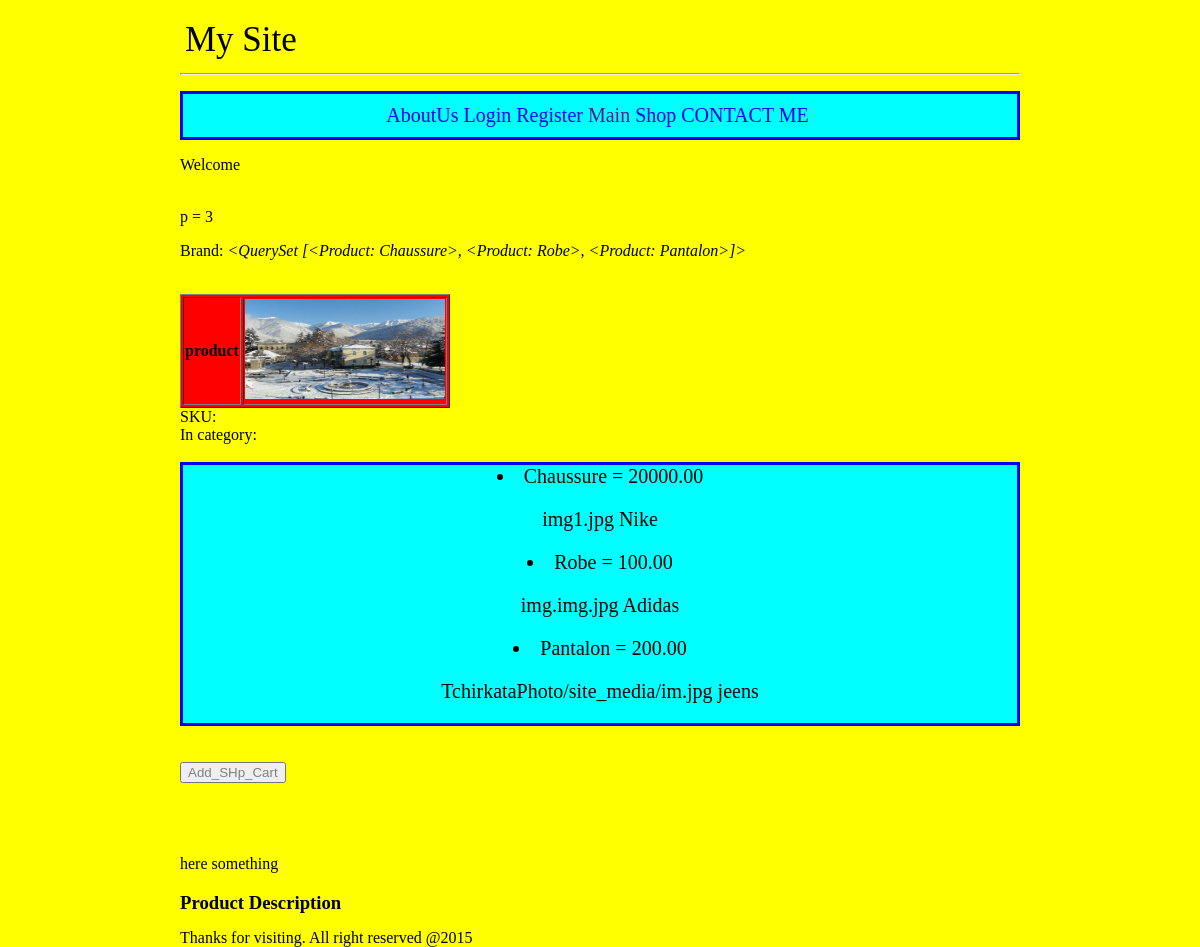
Screenshot of /shoping_page/ with the database file from the repository.
### catalogue/models.py (models this page shows, shortened)
class Product(models.Model):
    name = models.CharField(max_length=255, unique=True)
    slug = models.SlugField(max_length=255, unique = True,
                            help_text='Unique value for product page URL, created from name.')
    brand = models.CharField(max_length=50)
    sku = models.CharField(max_length=50)
    price = models.DecimalField(max_digits=9,decimal_places=2)
    old_price = models.DecimalField(max_digits=9,decimal_places=2,
                                    blank=True,default=0.00)
    image = models.CharField(max_length=50)
    is_active = models.BooleanField(default=True)
    is_bestseller = models.BooleanField(default=False)
    is_featured = models.BooleanField(default=False)
    quantity = models.IntegerField()
    description = models.TextField('Description')
    meta_keywords = models.CharField(max_length=255,
                                     help_text='Comma-delimited set of SEO keywords for meta tag')
    meta_description = models.CharField(max_length=255,
                                help_text='Content for description meta tag')
    created_at = models.DateTimeField(auto_now_add=True)
    updated_at = models.DateTimeField(auto_now=True)
    categories = models.ManyToManyField(Category)
    class Meta:
        db_table = 'products'
        ordering = ['-created_at']
    def __str__(self):
        return (self.name)

### catalogue/views.py (the view)
# urls.py: url(r'^shoping_page/', shoping),
def shoping(request):
        shoping_title ='Shoping_Page'
        pr =Product.objects.all()
        nombre_line = pr.count()
        catg= Category.objects.all()
        return render_to_response('shoping_page.html',locals())

### catalogue/templates/shoping_page.html (shortened to what this page needs)
{% extends "base.html" %}
{%block color%} bgcolor = 'yellow' {%endblock%}
{% block content %}
<div class="product_image" >
</div>
<p>
<p>
p = {{nombre_line}}
<p>
Brand: <em>{{ pr}}</em>
<br /><br />
<table border="1" bgcolor ="red">
<tr>
<th>
product
</th>
<th>
<img src = "/site_media/im.jpg" style = "width:200px;height:100px">
</th>
</tr>
</table>
SKU: {{ pr.sku }}
<br />
In category{{ categories.count|pluralize:"y,ies" }}:
<br /><br />
<div class="item_color">
 {% for item in pr%}
 <li>
 {{item}} = {{item.price}} <p> {{item.image}} {{item.brand}}
 </li>
 {%endfor%}
</div>
<br /><br />
<form>
<input type= "submit" value ="Add_SHp_Cart"/>
</form>
<br /><br />
<div class="cb"><br /><br />here something</div> <h3>Product Description</h3>
 {% endblock %}

### TchirkataPhoto/templates/base.html (shortened to what this page needs)
<!DOCTYPE html>
<html lang ="ru">
<head>
	<link rel="stylesheet" href="/site_media/css.css" type="text/css" />
</head>
<body {%block color%} bgcolor = '0.197.255' {%endblock%}>
<div id = "site_header"> My Site </div>
<hr>
<p>
<p>
<div id = "menu">
 <a href ='/'>AboutUs </a>
{%if user.is_authenticated %}
(<a href ='/logout'>Logout</a>)
  {%else%}
 <a href ='login'>Login</a>
{%endif%}
 <a href ='/register'>Register</a>
 <a href =''> Main </a>
<a href ='/shoping_page'>Shop </a>
 <a href ='/contactMe'>CONTACT ME </a>
</div >
<p>
<div id ="content" >
Welcome   {{user.username}}
     {%block content%} {%endblock%}
</div >
<footer>
Thanks for visiting. All right reserved @2015
</footer>
</body>
</html>

### TchirkataPhoto/site_media/css.css (style rules this page uses)
#site_header { text-align:left; font-size:35px; padding:5px; margin:auto; }
input { display:block; color:GREY; }
body { //transform:skew(-5deg,-7deg); width:70%; height:100%; background-color: ; display:table; width:70%; padding:15px; margin:auto; }
.item_color { font-family: Verdana; font-size: 20px; background-color:cyan; text-align: center; border: #B1B1B1 solid; border-color:blue; }
#menu a { text-decoration:none; }
#menu { font-family: Verdana; font-size: 20px; background-color:cyan; text-align: center; border: #B1B1B1 solid; border-color:blue; border-width: 10 1px 1 1; padding: 10px 17px 10px 12px; }
footer { position:fixed; bottom:0px; text-align:center; margin:auto; }

### rows the page displays
Product: name.name "<QuerySet [<Product: Chaussure>, <Product: Robe>, <Product: Pantalon>]>", name "Chaussure", price "20000.00", image "img1.jpg", brand "Nike"
Product: name "Robe", price "100.00", image "img.img.jpg", brand "Adidas"
Product: name "Pantalon", price "200.00", image "TchirkataPhoto/site_media/im.jpg", brand "jeens"

### other values shown
{{ nombre_line }} "3"
